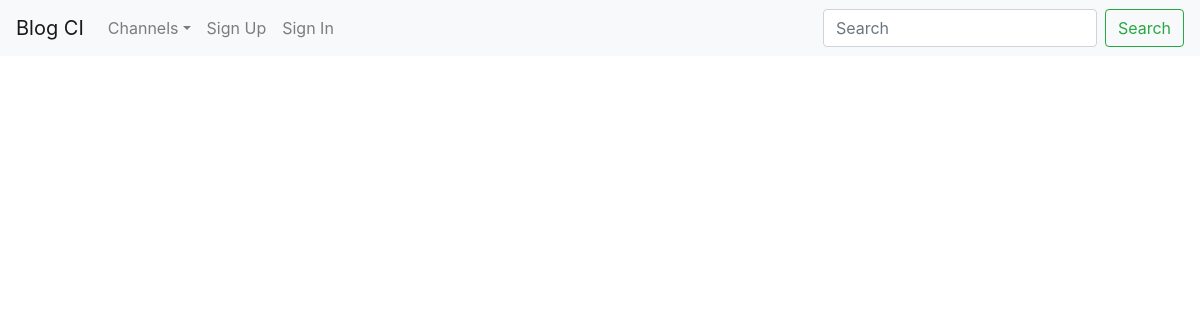
The page /posts/show/channel/3 on the database as committed earlier.
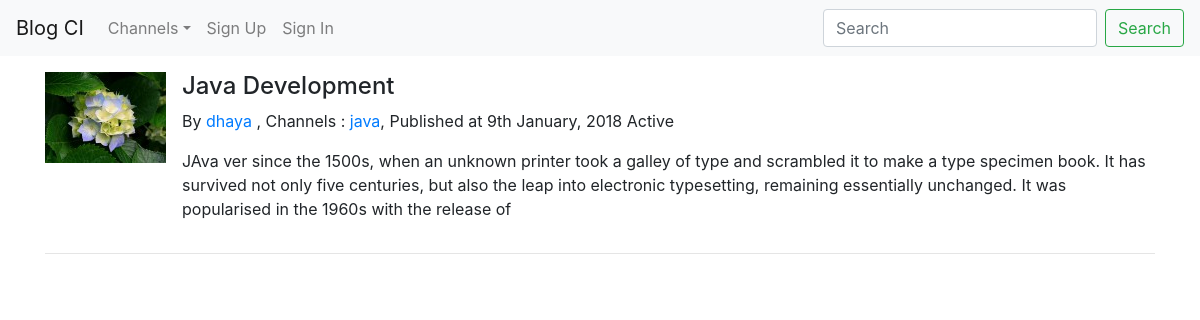
The same page on the database as committed later.
### tables this page shows
CREATE TABLE `posts` (
  `id` int(11) NOT NULL,
  `title` text NOT NULL,
  `description` text NOT NULL,
  `channelid` int(11) NOT NULL,
  `userid` int(11) NOT NULL,
  `slug` text NOT NULL,
  `publishdate` datetime NOT NULL,
  `tags` text NOT NULL,
  `image` text NOT NULL,
  `status` tinyint(4) NOT NULL COMMENT '1 as active, 0 as inactive',
  `created_at` timestamp NOT NULL DEFAULT CURRENT_TIMESTAMP ON UPDATE CURRENT_TIMESTAMP
);

CREATE TABLE `users` (
  `id` int(11) NOT NULL,
  `name` varchar(60) NOT NULL,
  `email` text NOT NULL,
  `phone` text NOT NULL,
  `password` text NOT NULL,
  `usertype` smallint(6) NOT NULL COMMENT '1 as admin, 2 as user',
  `created_at` timestamp NOT NULL DEFAULT CURRENT_TIMESTAMP ON UPDATE CURRENT_TIMESTAMP
);

CREATE TABLE `channel` (
  `id` int(11) NOT NULL,
  `name` varchar(60) NOT NULL,
  `description` text NOT NULL,
  `status` tinyint(4) NOT NULL COMMENT '1 as active, 0 as inactive',
  `created_at` timestamp NOT NULL DEFAULT CURRENT_TIMESTAMP ON UPDATE CURRENT_TIMESTAMP
);

### application/views/posts/page.php (called while the page is built, shortened)
<?php
$this->load->view('master/header');
$this->load->view($page);
?>

### application/controllers/Posts.php (called while the page is built, shortened)
<?php
class Posts extends CI_Controller
{
    public function show($field,$value)
    {
        if($field == 'channel'){
            if($this->session->userdata('userid') != ""){
                $data["posts"] = $this->post->get_two_items('posts','channelid',$value,'userid',$this->session->userdata('userid'));
            }
            else{
                $data["posts"] = $this->post->get_one_items('posts','channelid',$value);
            }
        }
        foreach($data["posts"] as $val){
            $data["channel"][] = $this->post->get_one_item('channel','id',$val->channelid);
            $data["users"][] = $this->post->get_one_item('users','id',$val->userid);
        }
        $data['channels'] = $this->post->get_all_item('channel');
        $data['page'] = 'posts/index';
        if($this->session->userdata('userid') != ""){
            $this->load->view('user/page', $data);
        }
        else{
            $this->load->view('posts/page', $data);
        }
    }
}

### index.php (called while the page is built, shortened)
<?php
require_once BASEPATH.'core/CodeIgniter.php';

### application/models/Common.php (called while the page is built, shortened)
<?php
class Common extends CI_Model
{
    public function get_one_item($table,$field,$value)
    {
        return $this->db->get_where($table, array($field=>$value))->row();
    }
    public function get_one_items($table,$field,$value)
    {
        $this->db->where($field,$value);
        $query = $this->db->get($table);
        $res=$query->result();
        return $res;
    }
}

### application/views/posts/index.php (the view, shortened to what this page needs)
<div class="row">
      <div class="col postlist">
            <?php
            foreach ($posts as $key=>$post) {
            $dateObj =  date("jS F, Y", strtotime($post->publishdate));
            ?>
                <div class="media">
                    <div>
                        <img class="mr-3" src="<?php echo base_url();?>assets/blogpost/thumb/<?php echo $post->image ;?>" alt="Generic placeholder image">
                    </div>
                      <div class="media-body">
                            <h4 class="mt-0"><?php echo $post->title ;?></h4>
                            <p> By <a href="<?php echo base_url();?>posts/show/auther/<?php echo $users[$key]->id ;?>"><?php echo $users[$key]->name ;?> </a>,
                                Channels : <a href="<?php echo base_url();?>posts/show/channel/<?php echo $channel[$key]->id ;?>"><?php echo $channel[$key]->name ;?></a>,
                                Published at <?php echo $dateObj ;?>
                                <?php  echo ($post->status == 1) ? 'Active' : 'Inactive'; ?>
                            </p>
                            <p><?php echo $post->description ;?></p>
                      </div>
                </div>
                <hr>
            <?php } ?>
      </div>
</div>

Rows that differ between the two databases and show on the page:
added posts: image (picture), title "Java Development", userid.name "dhaya", channelid.name "java", publishdate "9th January, 2018", status "Active", description "JAva ver since the 1500s, when an unknown printer took a galley of type and scrambled it to make a type specimen book. It has survived not only five centuries, but also the leap into electronic typesetting, remaining essentially unchanged. It was popularised in the 1960s with the release of"
